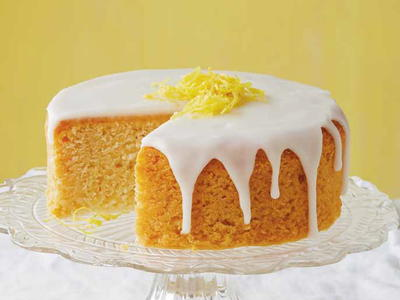
#> input picture glazed_lemon_cake.jpg, 400 x 300 px
$ python -i filters.py   (imports and definitions only)
#> lines starting #> are read from the running program, lines starting #| are printed output that depends on the picture
### effects.py
#encoding=utf-8

from PIL import Image
import math

#####################################
### Basic Image Edition Functions ###
#####################################

""" This file contains all the effects that apply one single visual change to the image.
    The objective is to make as much effects as possible by manipulationg pixels directly,
    avoiding as much as possible to use Pillow library of custom effects.
    Still, Pillow functions will be left commented for comparison purposes."""


# [165 lines left out: functions thumbnail, standard_format, resize_wh, resize_nearest, crop, rotate and 5 more, not called in this run]


def gaussian_grid(radius):
    """Auxiliar function - Creates kernel table to calculate Gaussian Blur in Blur function"""
    """ website used to understand concept of gaussian kernel table: http://homepages.inf.ed.ac.uk/rbf/HIPR2/gsmooth.htm"""
    diameter = 2*radius +1

    # Creates empty 2D list/table to cuse as convolution table with image pixels
    kernel = []
    for i in range(diameter):
        kernel.append([])

    # Calculates gaussian values with distance to the center of kernel (sigma = radius, for simplicity)
    # Optmized only to radiu 2 blur (5x5 kernel box), different sigma values woud be needed to adjust
    total = 0 # used to normalize values in the end
    xtemp = 0 # use to "change" indexes to [0 - upto - radius - downto - 0]
    for x in range(diameter):
        if x <= radius:
            ytemp = 0
            for y in range(diameter):
                if y <= radius:
                    kernel[x].append(round((1/(2*math.pi*2))*(math.e**((math.pow(xtemp,2)+math.pow(ytemp,2))/(2*2))),2))
                    total = total + kernel[x][y]
                    if ytemp < radius:
                        ytemp = ytemp +1
                if y > radius:
                    ytemp = ytemp -1
                    kernel[x].append(round((1/(2*math.pi*2))*(math.e**((math.pow(xtemp,2)+math.pow(ytemp,2))/(2*2))),2))
                    total = total + kernel[x][y]
            if xtemp < radius:
                xtemp = xtemp +1
        if x > radius:
            xtemp = xtemp -1
            ytemp = 0
            for y in range(diameter):
                if y <= radius:
                    kernel[x].append(round((1/(2*math.pi*2))*(math.e**((math.pow(xtemp,2)+math.pow(ytemp,2))/(2*2))),2))
                    total = total + kernel[x][y]
                    if ytemp < radius:
                        ytemp = ytemp +1
                if y > radius:
                    ytemp = ytemp -1
                    kernel[x].append(round((1/(2*math.pi*2))*(math.e**((math.pow(xtemp,2)+math.pow(ytemp,2))/(2*2))),2))
                    total = total + kernel[x][y]


    # Normalizes values of gaussian distribuition kernel table to sum 1 (to use as 100% percentage)
    for x in range(diameter):
        for y in range(diameter):
            kernel[x][y] = kernel[x][y]/total

    # separete vertical and horizontal component of kernel (witch are equal due gaussian to gaussian distribution)
    # sweeping the image separatly by each dimention reduces number of calculations, increases speed
    linearKernel = []
    for i in range(diameter):
        linearKernel.append(math.sqrt(kernel[i][i]))

    return linearKernel


def blur(im, radius):
    """Option 10 - Blurs image. The greater the radius, the blurrier the image."""
    # Pillow alernative: im = im.filter(ImageFilter.GaussianBlur(radius = radius))

    kernel = gaussian_grid(radius)
    diameter = 2*radius -1 # diameter of gaussian kernel
    width, height = im.size
    new_im = Image.new(im.mode, im.size) # to the first pass of the linearKernel
    new_im2 = Image.new(im.mode, im.size) # to the second and last pass of the linearKernel

    for x in range(radius, width-radius):
        for y in range(height):
            #for each pixel, loop again to get horizontal neighbour pixels
            i = 0
            tR, tG, tB = 0, 0, 0 # variables to calculate total of each pixel channel
            for x2 in range(x-radius, x+radius+1):
                p = im.getpixel( (x2, y) )
                tR = tR + p[0]*kernel[i]
                tG = tG + p[1]*kernel[i]
                tB = tB + p[2]*kernel[i]
                i = i+1
            # assign new values for pixel but in new_im so theres no contamination
            r = int(tR)
            g = int(tG)
            b = int(tB)
            new_im.putpixel((x,y), (r, g, b)) # put p in new image (original stays the same)

    for x in range(width):
        for y in range(radius, height-radius):
            #for each pixel, loop again to get vertical neighbour pixels
            i = 0
            tR, tG, tB = 0, 0, 0
            for y2 in range(y-radius, y+radius+1):
                p = new_im.getpixel( (x, y2) )
                tR = tR + p[0]*kernel[i]
                tG = tG + p[1]*kernel[i]
                tB = tB + p[2]*kernel[i]
                i = i+1
            r = int(tR)
            g = int(tG)
            b = int(tB)
            new_im2.putpixel((x,y), (r, g, b))

    return new_im2


# [15 lines left out: function negative, not called in this run]


def black_white(im):
    """Option 12 - Creates black and white (grayscale) image."""
    width, height = im.size
    new_im = Image.new("L", im.size)

    for x in range(width):
        for y in range(height):
            p = im.getpixel( (x,y) )
            l = int((p[0]*0.299) + (p[1]*0.587) + (p[2]*0.144))
            new_im.putpixel( (x,y), (l) )
    new_im = new_im.convert("RGB")
    return new_im
    # folowing code would convert directly in jpg format, did not test in other formats
    # im = im.convert("L")
    # return im


# [12 lines left out: function sepia, not called in this run]


def is_edge(im, diff):
    """Option 14 - Detects edges of image, returns white background with black edges"""
    #converter imagem e criar nova imagem base
    new_im = im.convert("YCbCr")
    width, height = im.size
    new_im2 = Image.new(new_im.mode, new_im.size)

    for x in range(width):
        for y in range (height):
            p = new_im.getpixel( (x, y) )
            # checks pixel neighbours, except for 1st and last pixel of width and height
            # if pixel is edge, changes it to black
            changed = False
            # garantees that border is white, because no comparison can be made
            if x == 0 or x == width-1 or y == 0 or y == height-1:
                new_im2.putpixel( (x,y), (255, 128, 128) )
            # checks pixel neighbours, except for 1st and last pixel of width and height
            if x < width-1 and y < height-1 and x > 0 and y > 0:
                # avoids checking next pixel if change was already determined
                while changed == False:
                    # checks up and down
                    for vx in range(-1, 1):
                        for vy in [-1, 1]:
                            p2 = new_im.getpixel( (x + vx, y + vy) )
                            if abs(p[0]- p2[0]) > diff:
                                new_im2.putpixel( (x,y), (0, 128, 128) )
                                changed = True
                    # checks left and right
                    for vx in [-1,1]:
                        p2 = new_im.getpixel( (x + vx, y) )
                        if abs(p[0]- p2[0]) > diff:
                            new_im2.putpixel( (x,y), (0, 128, 128) )
                            changed = True
                    # if pixel is not edge, change to white
                    if changed == False:
                        new_im2.putpixel( (x,y), (255, 128, 128) )
                        changed = True

    new_im = new_im2.convert("RGB")
    return new_im


# [94 lines left out: functions overlap_edge, blend, blend_pixel, water_mark, get_factor, draw_dots, not called in this run]

### filters.py
#encoding=utf-8

import os
from PIL import Image
from effects import *

##################################################
### Filters functions - compound basic effects ###
##################################################

# [19 lines left out: function old_photo, not called in this run]


def pencil_draw(im):
    """Option 22 - Creates pencil drawn image"""
    width, height = im.size

    # apply black and white and blur to image
    im = black_white(im)
    im = blur(im, 2)

    # get edges to reinforce final drawing edges
    new_im = is_edge(im, 22)

    # open pencil drawing textures
    # soft pencil texture
    im2 = Image.open("textures/texture_pencil1.jpg")
    if width < height:
        im2 = rotate(im2)
    # hard pencil texture
    im3 = Image.open("textures/texture_pencil2.jpg")
    if width < height:
        im3 = rotate(im3)

    # overlap edge with soft pencil texture
    new_im = overlap_edge(im2, new_im)

    # blend above texture with hard pencil to soften edges
    new_im = blend(new_im, im3, 0.7)

    # blend with image
    im = blend(im, new_im, 0.7)

    return im


# [204 lines left out: functions color_draw, circles_black, circles_white, circles_sepia, cartoon, not called in this run]


>>> from PIL import Image
>>> picture = Image.open('glazed_lemon_cake.jpg')
#> picture is the input picture: PIL image 400x300 RGB; mean R, G, B 209.7, 185.9, 130.4
>>> result = pencil_draw(picture)
#> in black_white, `new_im = Image.new("L", im.size)`: new_im: PIL image 400x300 L; every value is 0
#> after the loop in black_white, `for x in range(width):`:
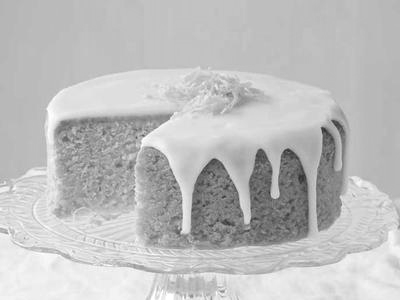
#> new_im: PIL image 400x300 L; min 46, max 255, mean 190.1
#> in blur, `new_im = Image.new(im.mode, im.size)`: new_im: PIL image 400x300 RGB; every value is 0
#> after the loop in blur, `for x in range(width):`:
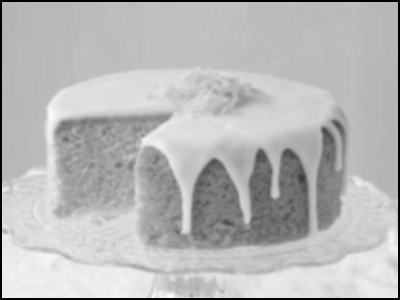
#> new_im2: PIL image 400x300 RGB; min 0, max 253, mean 183.9
#> in is_edge, `new_im = im.convert("YCbCr")`: new_im: PIL image 400x300 YCbCr; mean of channels 0, 1, 2 183.8, 128, 128
#> after the loop in is_edge, `for x in range(width):`: new_im2: PIL image 400x300 YCbCr; mean of channels 0, 1, 2 244.9, 128, 128
#> in is_edge, `new_im = new_im2.convert("RGB")`:
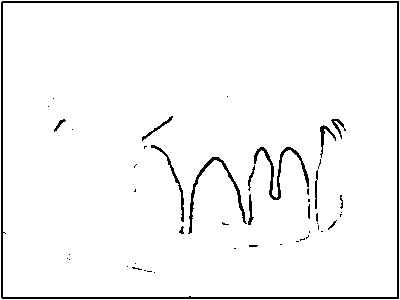
#> new_im: PIL image 400x300 RGB; 96% white; black in thin lines or dots
#> (the run stopped early here; a loop or call above may not have finished)
